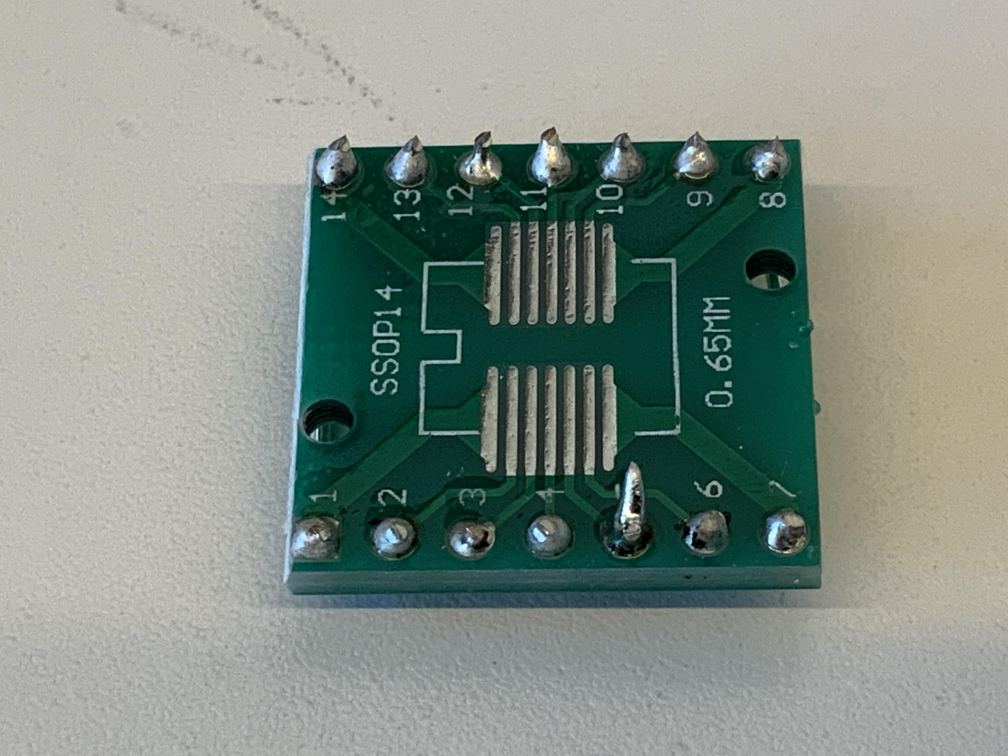
#> input picture 04_PBL_02_不良個所自動検出/phase2/input/train/horn/horn_023.jpeg, 4032 x 3024 px, found by its file name (shown at 1/4 size)
$ jupyter execute --allow-errors 05_effisientnet_b2.ipynb   (shell and % lines are left out)
#> lines starting #> are read from the running program, lines starting #| are printed output that depends on the picture; after the words box and inside, x2 and y2 are one past the last pixel; in counts of white or black regions, pixels touching at a corner belong together
画像切り抜き処理を追加

画像加工

efficientnet_b7ベースのファインチューニング
https://qiita.com/Radley/items/e6cd148079468dbdb616

[cell 1]
# パッケージのimport
import re
import glob
import os.path as osp
import os
import pandas as pd
import random
import numpy as np
import json
from PIL import Image
from tqdm import tqdm
import matplotlib.pyplot as plt

import torch
import torch.nn as nn
import torch.optim as optim
import torch.utils.data as data
from torch.utils.data import DataLoader
import torchvision
from torchvision import models, transforms

[cell 2]
from efficientnet_pytorch import EfficientNet

[cell 3]
# from google.colab import drive
# drive.mount('./gdrive', force_remount=True)

[cell 4]
print(torch.cuda.is_available())
#> (this line was passed over: torch is not available in this run)

[cell 5]
 # !rm -r ./Data

[cell 6]
# validation用のフォルダを作成

resizeした画像を保存

[cell 7]
import cv2
from google.colab.patches import cv2_imshow

[cell 8]
# img = cv2.imread(train_dir + '/regular/regular_000.jpeg')
# dst = cv2.resize(img, dsize=(224, 224))

# print(f"{img.shape} -> {dst.shape}")
# # plt.imshow(dst)

[cell 9]
# 2値画像はVGG16だめらしい
# https://discuss.pytorch.org/t/runtimeerror-given-groups-1-weight-of-size-64-3-7-7-expected-input-3-1-224-224-to-have-3-channels-but-got-1-channels-instead/30153/3
# これはどう？
# 色検出でマスク画像作成(白っぽい色をぬかす)、モルフォジー変換でハンダ部分拡張


image_path = './Data/kiban/train/horn/horn_023.jpeg'
img = cv2.imread(image_path)
#> img is the input picture: shape (3024, 4032, 3); mean B, G, R 133.1, 141.7, 130.5
img = cv2.resize(img, dsize=(260, 260))
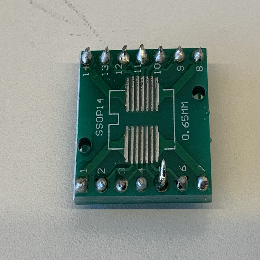
#> img: shape (260, 260, 3); mean B, G, R 133, 141.5, 130.3

img_g = cv2.imread(image_path,0)
#> img_g: shape (3024, 4032); min 0, max 255, mean 137.3
img_g = cv2.resize(img_g, dsize=(260, 260))
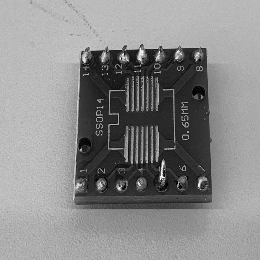
#> img_g: shape (260, 260); min 0, max 252, mean 137.1

gamma = 2 # 明るくなる
gamma_cvt = np.zeros((256,1), dtype=np.uint8) # 256行1列の0ベクトル

for i in range(256):
  gamma_cvt[i][0] = 255 * (float(i)/255) ** (1.0 / gamma)

img = cv2.LUT(img, gamma_cvt)
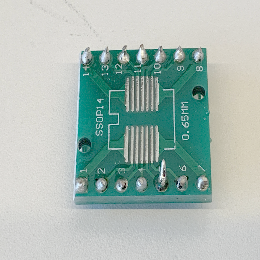
#> img: shape (260, 260, 3); mean B, G, R 178.3, 185, 166.5

hsv = cv2.cvtColor(img, cv2.COLOR_BGR2HSV)
#> hsv: shape (260, 260, 3); mean H, S, V 51.2, 47.6, 186.3
# 緑色を抜き出す, 下限値、上限値を指定する
# hsv空間は、hは通常のhueの半分の値（openCV上では）
# 下の例だと、hue20-50が抽出される（svは100/255%）
lower_white = np.array([0, 0, 100])
upper_white = np.array([180,90,255])

lower_green = np.array([30, 40, 0])
upper_green = np.array([90,255,255])

# マスク画像作成(緑色ぽい色の部分が2値化画像で保存される)
img_mask_white = cv2.inRange(hsv, lower_white, upper_white)
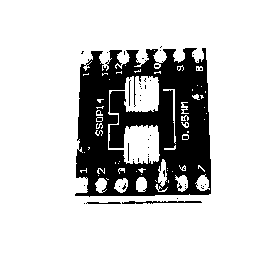
#> img_mask_white: shape (260, 260); 79.2% white; 46 black regions (42 under 20 px), largest, box (x1, y1, x2, y2) and area: (75, 48, 211, 197) 13713, (122, 201, 202, 204) 154, (86, 202, 121, 204) 58, (129, 80, 131, 106) 26
img_mask_green = cv2.inRange(hsv, lower_green, upper_green)
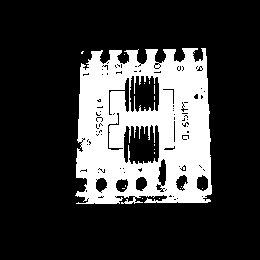
#> img_mask_green: shape (260, 260); 23% white; 18 white regions (17 under 20 px), largest, box (x1, y1, x2, y2) and area: (75, 48, 212, 204) 15536

# 逆マスクも作ってみる（白黒反転）
img_mask_white_rev = cv2.bitwise_not(img_mask_white)
img_mask_green_rev = cv2.bitwise_not(img_mask_green)

# モルフォジー変換で白拡張
kernel = np.ones((5,5), dtype=np.uint8) # 自分の画素から探す領域
# img_e = cv2.erode(img_mask_rev, kernel) # 収縮
img_mask_white_rev = cv2.dilate(img_mask_white_rev, kernel) # 膨張
#> img_mask_white_rev: shape (260, 260); 28.8% white; 4 white regions, box (x1, y1, x2, y2) and area: (73, 44, 213, 206) 19322, (146, 133, 153, 142) 47, (79, 49, 86, 56) 45, (146, 145, 151, 150) 25
img_mask_white_rev = cv2.dilate(img_mask_white_rev, kernel) # 膨張
#> img_mask_white_rev: shape (260, 260); 32.4% white; 1 white region, box (x1, y1, x2, y2) and area: (71, 42, 215, 208) 21893
img_mask_white_rev = cv2.dilate(img_mask_white_rev, kernel) # 膨張
#> img_mask_white_rev: shape (260, 260); 34.8% white; 1 white region, box (x1, y1, x2, y2) and area: (69, 40, 217, 210) 23501
img_mask_white_rev = cv2.dilate(img_mask_white_rev, kernel) # 膨張
#> img_mask_white_rev: shape (260, 260); 36.9% white; 1 white region, box (x1, y1, x2, y2) and area: (67, 38, 219, 212) 24960
img_mask_white_rev = cv2.dilate(img_mask_white_rev, kernel) # 膨張
#> img_mask_white_rev: shape (260, 260); 39% white; 1 white region, box (x1, y1, x2, y2) and area: (65, 36, 221, 214) 26331
img_mask_white_rev = cv2.dilate(img_mask_white_rev, kernel) # 膨張
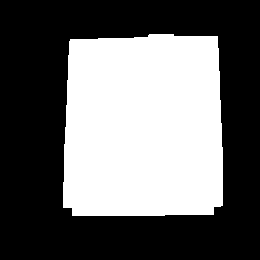
#> img_mask_white_rev: shape (260, 260); 41% white; 1 white region, box (x1, y1, x2, y2) and area: (63, 34, 223, 216) 27686


img_mask_green_rev = cv2.erode(img_mask_green_rev, kernel) # 収縮
#> img_mask_green_rev: shape (260, 260); 70.1% white; 2 black regions, box (x1, y1, x2, y2) and area: (73, 46, 214, 206) 20164, (79, 49, 86, 56) 46
img_mask_green_rev = cv2.dilate(img_mask_green_rev, kernel) # 膨張
#> img_mask_green_rev: shape (260, 260); 73.9% white; 2 black regions (1 under 20 px), largest, box (x1, y1, x2, y2) and area: (75, 48, 212, 204) 17668
img_mask_green_rev = cv2.dilate(img_mask_green_rev, kernel) # 膨張
#> img_mask_green_rev: shape (260, 260); 77.8% white; 1 black region, box (x1, y1, x2, y2) and area: (78, 50, 210, 202) 14990


# 2値画像の論理積を出して、マスク部分だけを抽出
dst = cv2.bitwise_and(img, img, mask = img_mask_white_rev)
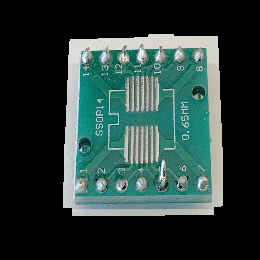
#> dst: shape (260, 260, 3); mean B, G, R 57, 60.4, 41.3
dst_green = cv2.bitwise_and(dst, dst, mask = img_mask_green_rev)
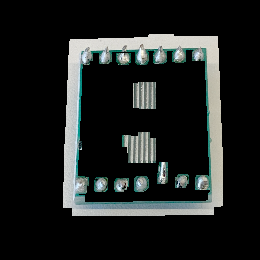
#> dst_green: shape (260, 260, 3); mean B, G, R 31.6, 32.6, 29.8

gamma = 1 # 明るくなる
gamma_cvt = np.zeros((256,1), dtype=np.uint8) # 256行1列の0ベクトル

for i in range(256):
  gamma_cvt[i][0] = 255 * (float(i)/255) ** (1.0 / gamma)

img_gamma = cv2.LUT(dst_green, gamma_cvt)


cv2_imshow(img)
cv2_imshow(img_mask_white)
cv2_imshow(img_mask_white_rev)
cv2_imshow(img_mask_green_rev)
cv2_imshow(dst)
cv2_imshow(dst_green)
# cv2_imshow(img_gamma)

[cell 10]
retval = cv2.boundingRect(img_mask_white_rev)
#> retval = (63, 34, 160, 182)

top = int(retval[1] * 0.5)
#> top = 17
bottom = int((retval[1] + retval[3]) * 1.1)
#> bottom = 237
left = int(retval[0] * 0.7)
#> left = 44
right = int((retval[0] + retval[2]) * 1.1)
#> right = 245

img_cut = dst[top : bottom , left : right]
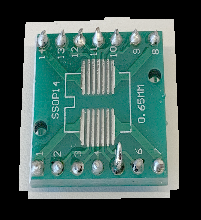
#> img_cut: shape (220, 201, 3); mean B, G, R 87.1, 92.4, 63.2
img_cut = cv2.resize(img_cut, dsize=(260, 260))
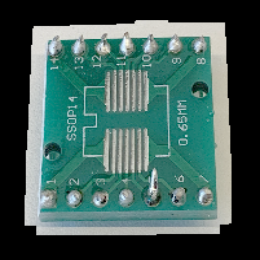
#> img_cut: shape (260, 260, 3); mean B, G, R 87, 92.3, 63.2

# img_bi = cv2.bilateralFilter(dst, 20, 30, 30)

# threshold = 80

# retにはthreshold値, img_thには画像が入る
# ret, img_th = cv2.threshold(img_bi, threshold, 255, cv2.THRESH_BINARY)


cv2_imshow(img_cut )
# cv2_imshow(dst)

$ run again, with 04_PBL_02_不良個所自動検出/phase2/input/train/regular/regular_000.jpeg copied over 04_PBL_02_不良個所自動検出/phase2/input/train/horn/horn_023.jpeg
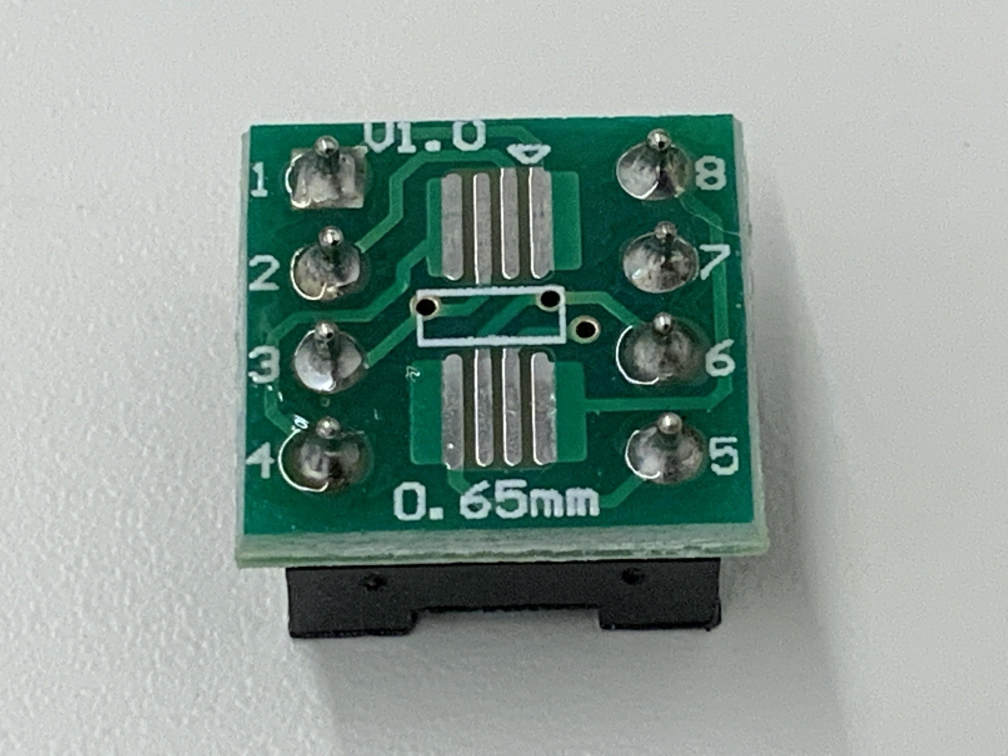
#> input picture 04_PBL_02_不良個所自動検出/phase2/input/train/regular/regular_000.jpeg, 4032 x 3024 px, found by its file name (shown at 1/4 size)
#> img is the input picture: shape (3024, 4032, 3); mean B, G, R 151.2, 157.8, 142
#> hsv: shape (260, 260, 3); mean H, S, V 65.8, 38.6, 195.3
#> `img_mask_white = cv2.inRange(hsv, lower_white, upper_white)`:
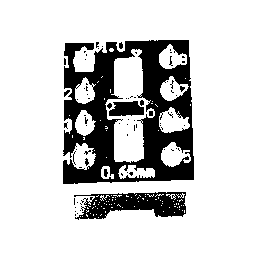
#> img_mask_white: shape (260, 260); 81.1% white; 75 black regions (66 under 20 px), largest, box (x1, y1, x2, y2) and area: (63, 40, 194, 184) 10095, (74, 192, 186, 220) 1882, (109, 101, 144, 116) 408
#> img_mask_green: shape (260, 260); 18.6% white; 85 white regions (79 under 20 px), largest, box (x1, y1, x2, y2) and area: (63, 39, 195, 187) 11778, (109, 101, 144, 116) 434, (104, 168, 108, 177) 34, (63, 90, 70, 98) 32, (119, 42, 123, 50) 26, (96, 42, 100, 49) 24
#> retval = (51, 28, 155, 204)
#> top = 14
#> bottom = 255
#> left = 35
#> right = 226
#> `img_cut = cv2.resize(img_cut, dsize=(260, 260))`:
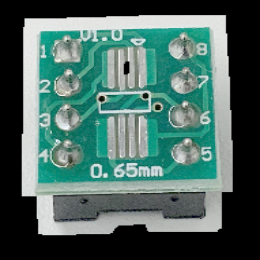
#> img_cut: shape (260, 260, 3); mean B, G, R 97.8, 103.8, 75.5

$ run again, with 04_PBL_02_不良個所自動検出/phase2/input/train/horn/horn_001.jpeg copied over 04_PBL_02_不良個所自動検出/phase2/input/train/horn/horn_023.jpeg
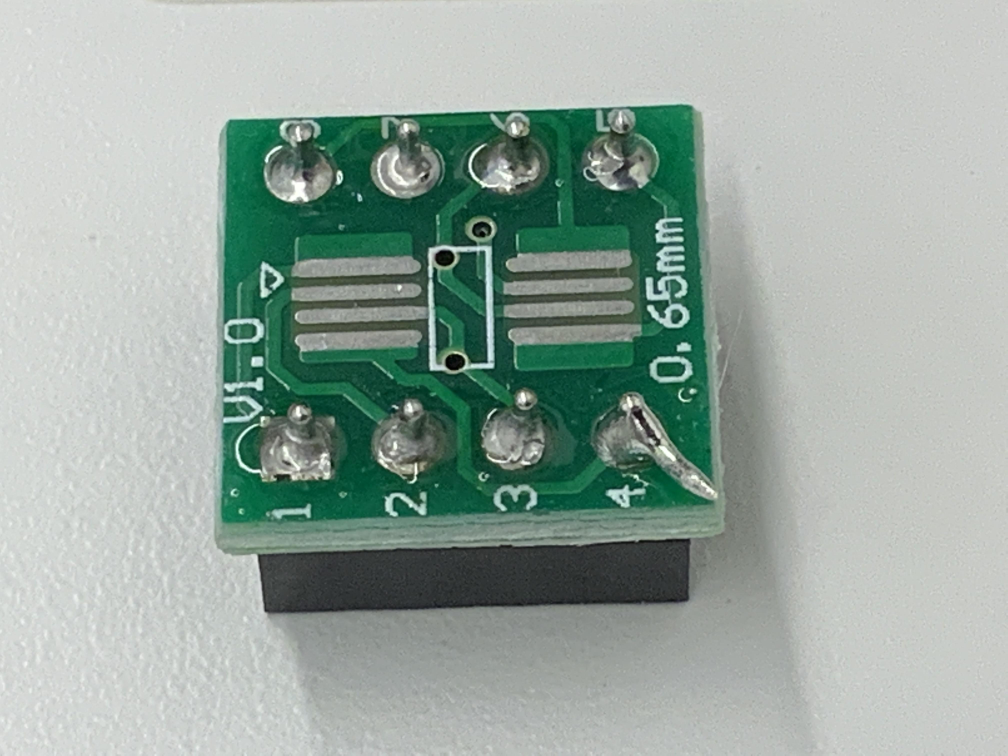
#> input picture 04_PBL_02_不良個所自動検出/phase2/input/train/horn/horn_001.jpeg, 4032 x 3024 px, found by its file name (shown at 1/4 size)
#> img is the input picture: shape (3024, 4032, 3); mean B, G, R 160, 168, 152.7
#> hsv: shape (260, 260, 3); mean H, S, V 64.2, 26.8, 203.2
#> img_mask_white: shape (260, 260); 86% white; 83 black regions (73 under 20 px), largest, box (x1, y1, x2, y2) and area: (57, 36, 183, 180) 8699, (112, 87, 126, 125) 313, (62, 147, 67, 161) 53
#> img_mask_green: shape (260, 260); 17.1% white; 36 white regions (31 under 20 px), largest, box (x1, y1, x2, y2) and area: (57, 36, 184, 183) 10893, (111, 86, 126, 125) 450, (169, 124, 177, 130) 38, (59, 111, 66, 117) 35, (58, 138, 65, 143) 31
#> retval = (45, 24, 150, 198)
#> top = 12
#> bottom = 244
#> left = 31
#> right = 214
#> `img_cut = cv2.resize(img_cut, dsize=(260, 260))`:
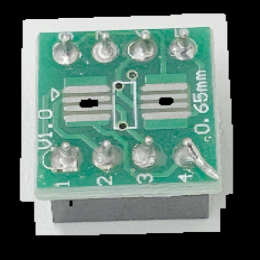
#> img_cut: shape (260, 260, 3); mean B, G, R 105.6, 113.4, 90.1
